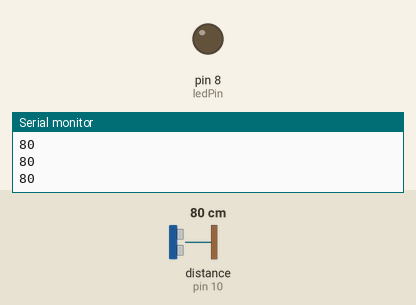
Recording of a sketch running on a simulated Arduino Uno, built with avr-gcc and run on an emulated ATmega328P. Shown: output pins drawn as LEDs (lit = HIGH), the last lines printed to the serial monitor. Wiring (inferred from the names in the program): ultrasonic range finder: trigger pin 9; echo pin 10. The test bench sets the inputs (shaded band); at power-on: distance to the obstacle (sensor on pin 10) 80 cm. The echo pulse lasts 58.3 µs per cm; pins used as bus, display or sensor lines are not drawn.

Above: at 1.2 s.
1.3 s: distance to the obstacle (sensor on pin 10) set to 12 cm
2.8 s: distance to the obstacle (sensor on pin 10) set to 9 cm
At 3.3 s:
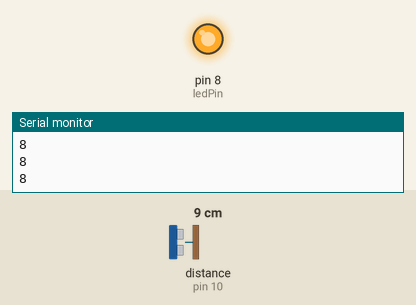
4.4 s: distance to the obstacle (sensor on pin 10) set to 18 cm
At 5.1 s:
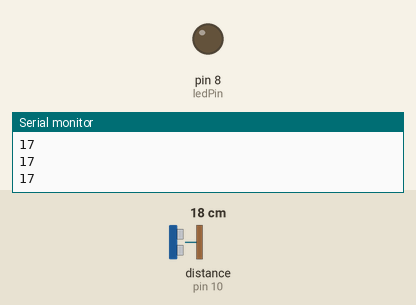
6.0 s: distance to the obstacle (sensor on pin 10) set to 2 cm
At 7.3 s:
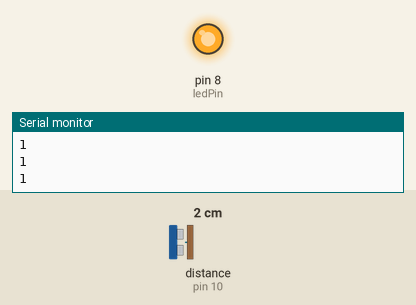
Timing chart, 0 to 8.6 s (numbered marks = the images above; inputs shaded):
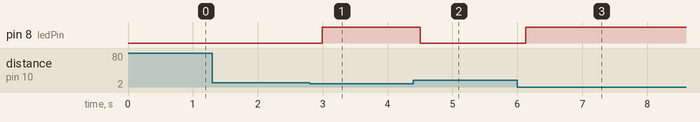

The sketch:

ultrasonicsesnor.ino
```cpp
int echoPin = 10;
int trigPin = 9;
int maxDistance = 200;
int distance;
int ledPin = 8;

void setup() {
  pinMode(echoPin, INPUT);
  pinMode(trigPin, OUTPUT);
  pinMode(ledPin, OUTPUT);
  Serial.begin(9600);
}

void loop() {
  digitalWrite(trigPin, LOW);
  delayMicroseconds(2);
  digitalWrite(trigPin, HIGH);
  delayMicroseconds(10);
  digitalWrite(trigPin, LOW);
  distance = pulseIn(echoPin, HIGH);
  distance = distance / 58;
  Serial.println(distance);
  delay(100);
  if (distance < 10) {
    digitalWrite(ledPin, HIGH);
  } else {
    digitalWrite(ledPin, LOW);
  }
}
```

Measured:
- the behaviour switches between 11 and 10 cm on distance to the obstacle (sensor on pin 10) (found by bisection; images 0 and 1)
- after the input at 2.8 s, pin 8 (ledPin): LOW → HIGH after 0.19 s
- after the input at 4.4 s, pin 8 (ledPin): HIGH → LOW after 0.11 s
- after the input at 6.0 s, pin 8 (ledPin): LOW → HIGH after 0.13 s
